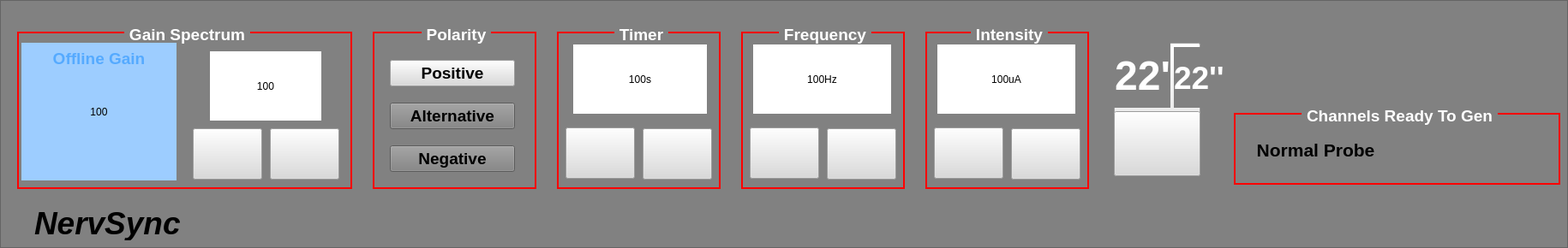
               <widget class="QFrame" name="frame_2">
                <property name="styleSheet">
                 <string notr="true">background-color: rgb(129, 129, 129);
</string>
                </property>
                <property name="frameShape">
                 <enum>QFrame::StyledPanel</enum>
                </property>
                <property name="frameShadow">
                 <enum>QFrame::Raised</enum>
                </property>
                <widget class="QGroupBox" name="groupBox_4">
                 <property name="geometry">
                  <rect>
                   <x>1080</x>
                   <y>25</y>
                   <width>191</width>
                   <height>196</height>
                  </rect>
                 </property>
                 <property name="font">
                  <font>
                   <family>Liberation Sans</family>
                   <pointsize>14</pointsize>
                   <weight>75</weight>
                   <bold>true</bold>
                  </font>
                 </property>
                 <property name="styleSheet">
                  <string notr="true">QGroupBox{
border: 2px solid red;
margin-top: 12px;
}

QGroupBox::title{
background-color: rgb(129, 129, 129);
color: rgb(255, 255, 255);
/*subcontrol-origin: top right;*/
subcontrol-position: top center;
padding: 0 3px 0 3px;
top: -8px;
}</string>
                 </property>
                 <property name="title">
                  <string>Intensity</string>
                 </property>
                 <property name="alignment">
                  <set>Qt::AlignCenter</set>
                 </property>
                 <widget class="QLabel" name="ch1_pwrLabel">
                  <property name="geometry">
                   <rect>
                    <x>14</x>
                    <y>27</y>
                    <width>161</width>
                    <height>81</height>
                   </rect>
                  </property>
                  <property name="minimumSize">
                   <size>
                    <width>130</width>
                    <height>80</height>
                   </size>
                  </property>
                  <property name="styleSheet">
                   <string notr="true">background-color: rgb(255, 255, 255);
font: 75 36pt &quot;Liberation Sans&quot;;</string>
                  </property>
                  <property name="text">
                   <string>100uA</string>
                  </property>
                  <property name="alignment">
                   <set>Qt::AlignCenter</set>
                  </property>
                 </widget>
                 <widget class="QPushButton" name="ch1_pwrDwnButton">
                  <property name="geometry">
                   <rect>
                    <x>10</x>
                    <y>124</y>
                    <width>81</width>
                    <height>60</height>
                   </rect>
                  </property>
                  <property name="minimumSize">
                   <size>
                    <width>60</width>
                    <height>60</height>
                   </size>
                  </property>
                  <property name="styleSheet">
                   <string notr="true">QPushButton{
background-color: rgb(218, 218, 218);
}

QPushButton::hover {
background-color: rgb(129, 129, 129);
/*border: 2px solid red;*/
border: 2px solid rgb(218, 218, 218);
}
</string>
                  </property>
                  <property name="text">
                   <string/>
                  </property>
                  <property name="icon">
                   <iconset resource="microc_res.qrc">
                    <normaloff>:/icons/resources/go-down-symbolic.symbolic.png</normaloff>:/icons/resources/go-down-symbolic.symbolic.png</iconset>
                  </property>
                  <property name="iconSize">
                   <size>
                    <width>50</width>
                    <height>50</height>
                   </size>
                  </property>
                 </widget>
                 <widget class="QPushButton" name="ch1_pwrUpButton">
                  <property name="geometry">
                   <rect>
                    <x>100</x>
                    <y>125</y>
                    <width>81</width>
                    <height>60</height>
                   </rect>
                  </property>
                  <property name="minimumSize">
                   <size>
                    <width>60</width>
                    <height>60</height>
                   </size>
                  </property>
                  <property name="styleSheet">
                   <string notr="true">QPushButton{
background-color: rgb(218, 218, 218);
}

QPushButton::hover {
background-color: rgb(129, 129, 129);
/*border: 2px solid red;*/
border: 2px solid rgb(218, 218, 218);
}
</string>
                  </property>
                  <property name="text">
                   <string/>
                  </property>
                  <property name="icon">
                   <iconset resource="microc_res.qrc">
                    <normaloff>:/icons/resources/go-up-symbolic.symbolic.png</normaloff>:/icons/resources/go-up-symbolic.symbolic.png</iconset>
                  </property>
                  <property name="iconSize">
                   <size>
                    <width>50</width>
                    <height>50</height>
                   </size>
                  </property>
                 </widget>
                </widget>
                <widget class="QGroupBox" name="groupBox_5">
                 <property name="geometry">
                  <rect>
                   <x>865</x>
                   <y>25</y>
                   <width>191</width>
                   <height>196</height>
                  </rect>
                 </property>
                 <property name="font">
                  <font>
                   <family>Liberation Sans</family>
                   <pointsize>14</pointsize>
                   <weight>75</weight>
                   <bold>true</bold>
                  </font>
                 </property>
                 <property name="styleSheet">
                  <string notr="true">QGroupBox{
border: 2px solid red;
margin-top: 12px;
}

QGroupBox::title{
background-color: rgb(129, 129, 129);
color: rgb(255, 255, 255);
/*subcontrol-origin: top right;*/
subcontrol-position: top center;
padding: 0 3px 0 3px;
top: -8px;
}</string>
                 </property>
                 <property name="title">
                  <string>Frequency</string>
                 </property>
                 <property name="alignment">
                  <set>Qt::AlignCenter</set>
                 </property>
                 <widget class="QLabel" name="ch1_freqLabel">
                  <property name="geometry">
                   <rect>
                    <x>14</x>
                    <y>27</y>
                    <width>161</width>
                    <height>81</height>
                   </rect>
                  </property>
                  <property name="minimumSize">
                   <size>
                    <width>130</width>
                    <height>80</height>
                   </size>
                  </property>
                  <property name="styleSheet">
                   <string notr="true">background-color: rgb(255, 255, 255);
font: 75 36pt &quot;Liberation Sans&quot;;</string>
                  </property>
                  <property name="text">
                   <string>100Hz</string>
                  </property>
                  <property name="alignment">
                   <set>Qt::AlignCenter</set>
                  </property>
                 </widget>
                 <widget class="QPushButton" name="ch1_freqDwnButton">
                  <property name="geometry">
                   <rect>
                    <x>10</x>
                    <y>124</y>
                    <width>81</width>
                    <height>60</height>
                   </rect>
                  </property>
                  <property name="minimumSize">
                   <size>
                    <width>60</width>
                    <height>60</height>
                   </size>
                  </property>
                  <property name="styleSheet">
                   <string notr="true">QPushButton {
background-color: rgb(218, 218, 218);
}

QPushButton::hover {
background-color: rgb(129, 129, 129);
/*border: 2px solid red;*/
border: 2px solid rgb(218, 218, 218);
}
</string>
                  </property>
                  <property name="text">
                   <string/>
                  </property>
                  <property name="icon">
                   <iconset resource="microc_res.qrc">
                    <normaloff>:/icons/resources/go-down-symbolic.symbolic.png</normaloff>:/icons/resources/go-down-symbolic.symbolic.png</iconset>
                  </property>
                  <property name="iconSize">
                   <size>
                    <width>50</width>
                    <height>50</height>
                   </size>
                  </property>
                 </widget>
                 <widget class="QPushButton" name="ch1_freqUpButton">
                  <property name="geometry">
                   <rect>
                    <x>100</x>
                    <y>125</y>
                    <width>81</width>
                    <height>60</height>
                   </rect>
                  </property>
                  <property name="minimumSize">
                   <size>
                    <width>60</width>
                    <height>60</height>
                   </size>
                  </property>
                  <property name="styleSheet">
                   <string notr="true">QPushButton{
background-color: rgb(218, 218, 218);
}

QPushButton::hover {
background-color: rgb(129, 129, 129);
/*border: 2px solid red;*/
border: 2px solid rgb(218, 218, 218);
}
</string>
                  </property>
                  <property name="text">
                   <string/>
                  </property>
                  <property name="icon">
                   <iconset resource="microc_res.qrc">
                    <normaloff>:/icons/resources/go-up-symbolic.symbolic.png</normaloff>:/icons/resources/go-up-symbolic.symbolic.png</iconset>
                  </property>
                  <property name="iconSize">
                   <size>
                    <width>50</width>
                    <height>50</height>
                   </size>
                  </property>
                 </widget>
                </widget>
                <widget class="QGroupBox" name="groupBox_6">
                 <property name="geometry">
                  <rect>
                   <x>650</x>
                   <y>25</y>
                   <width>191</width>
                   <height>196</height>
                  </rect>
                 </property>
                 <property name="font">
                  <font>
                   <family>Liberation Sans</family>
                   <pointsize>14</pointsize>
                   <weight>75</weight>
                   <bold>true</bold>
                  </font>
                 </property>
                 <property name="styleSheet">
                  <string notr="true">QGroupBox{
border: 2px solid red;
margin-top: 12px;
}

QGroupBox::title{
background-color: rgb(129, 129, 129);
color: rgb(255, 255, 255);
/*subcontrol-origin: top right;*/
subcontrol-position: top center;
padding: 0 3px 0 3px;
top: -8px;
}</string>
                 </property>
                 <property name="title">
                  <string>Timer</string>
                 </property>
                 <property name="alignment">
                  <set>Qt::AlignCenter</set>
                 </property>
                 <widget class="QLabel" name="ch1_timerLabel">
                  <property name="geometry">
                   <rect>
                    <x>19</x>
                    <y>27</y>
                    <width>156</width>
                    <height>81</height>
                   </rect>
                  </property>
                  <property name="minimumSize">
                   <size>
                    <width>130</width>
                    <height>80</height>
                   </size>
                  </property>
                  <property name="styleSheet">
                   <string notr="true">background-color: rgb(255, 255, 255);
font: 75 36pt &quot;Liberation Sans&quot;;</string>
                  </property>
                  <property name="text">
                   <string>100s</string>
                  </property>
                  <property name="alignment">
                   <set>Qt::AlignCenter</set>
                  </property>
                 </widget>
                 <widget class="QPushButton" name="ch1_timerDwnButton">
                  <property name="geometry">
                   <rect>
                    <x>10</x>
                    <y>124</y>
                    <width>81</width>
                    <height>60</height>
                   </rect>
                  </property>
                  <property name="minimumSize">
                   <size>
                    <width>60</width>
                    <height>60</height>
                   </size>
                  </property>
                  <property name="styleSheet">
                   <string notr="true">QPushButton {
background-color: rgb(218, 218, 218);
}

QPushButton::hover {
background-color: rgb(129, 129, 129);
/*border: 2px solid red;*/
border: 2px solid rgb(218, 218, 218);
}
</string>
                  </property>
                  <property name="text">
                   <string/>
                  </property>
                  <property name="icon">
                   <iconset resource="microc_res.qrc">
                    <normaloff>:/icons/resources/go-down-symbolic.symbolic.png</normaloff>:/icons/resources/go-down-symbolic.symbolic.png</iconset>
                  </property>
                  <property name="iconSize">
                   <size>
                    <width>50</width>
                    <height>50</height>
                   </size>
                  </property>
                 </widget>
                 <widget class="QPushButton" name="ch1_timerUpButton">
                  <property name="geometry">
                   <rect>
                    <x>100</x>
                    <y>125</y>
                    <width>81</width>
                    <height>60</height>
                   </rect>
                  </property>
                  <property name="minimumSize">
                   <size>
                    <width>60</width>
                    <height>60</height>
                   </size>
                  </property>
                  <property name="styleSheet">
                   <string notr="true">QPushButton{
background-color: rgb(218, 218, 218);
}

QPushButton::hover {
background-color: rgb(129, 129, 129);
/*border: 2px solid red;*/
border: 2px solid rgb(218, 218, 218);
}
</string>
                  </property>
                  <property name="text">
                   <string/>
                  </property>
                  <property name="icon">
                   <iconset resource="microc_res.qrc">
                    <normaloff>:/icons/resources/go-up-symbolic.symbolic.png</normaloff>:/icons/resources/go-up-symbolic.symbolic.png</iconset>
                  </property>
                  <property name="iconSize">
                   <size>
                    <width>50</width>
                    <height>50</height>
                   </size>
                  </property>
                 </widget>
                </widget>
                <widget class="QGroupBox" name="groupBox_7">
                 <property name="geometry">
                  <rect>
                   <x>435</x>
                   <y>25</y>
                   <width>191</width>
                   <height>196</height>
                  </rect>
                 </property>
                 <property name="font">
                  <font>
                   <family>Liberation Sans</family>
                   <pointsize>14</pointsize>
                   <weight>75</weight>
                   <bold>true</bold>
                  </font>
                 </property>
                 <property name="styleSheet">
                  <string notr="true">QGroupBox{
border: 2px solid red;
margin-top: 12px;
}

QGroupBox::title{
background-color: rgb(129, 129, 129);
color: rgb(255, 255, 255);
/*subcontrol-origin: top right;*/
subcontrol-position: top center;
padding: 0 3px 0 3px;
top: -8px;
}</string>
                 </property>
                 <property name="title">
                  <string>Polarity</string>
                 </property>
                 <property name="alignment">
                  <set>Qt::AlignCenter</set>
                 </property>
                 <widget class="QPushButton" name="ch1_posButton">
                  <property name="geometry">
                   <rect>
                    <x>20</x>
                    <y>45</y>
                    <width>146</width>
                    <height>31</height>
                   </rect>
                  </property>
                  <property name="font">
                   <font>
                    <family>Liberation Sans</family>
                    <pointsize>14</pointsize>
                    <weight>75</weight>
                    <bold>true</bold>
                   </font>
                  </property>
                  <property name="focusPolicy">
                   <enum>Qt::NoFocus</enum>
                  </property>
                  <property name="styleSheet">
                   <string notr="true">background-color: rgb(218, 218, 218);</string>
                  </property>
                  <property name="text">
                   <string>Positive</string>
                  </property>
                 </widget>
                 <widget class="QPushButton" name="ch1_altButton">
                  <property name="geometry">
                   <rect>
                    <x>20</x>
                    <y>95</y>
                    <width>146</width>
                    <height>31</height>
                   </rect>
                  </property>
                  <property name="font">
                   <font>
                    <family>Liberation Sans</family>
                    <pointsize>14</pointsize>
                    <weight>75</weight>
                    <bold>true</bold>
                   </font>
                  </property>
                  <property name="focusPolicy">
                   <enum>Qt::NoFocus</enum>
                  </property>
                  <property name="text">
                   <string>Alternative</string>
                  </property>
                 </widget>
                 <widget class="QPushButton" name="ch1_negButton">
                  <property name="geometry">
                   <rect>
                    <x>20</x>
                    <y>145</y>
                    <width>146</width>
                    <height>31</height>
                   </rect>
                  </property>
                  <property name="font">
                   <font>
                    <family>Liberation Sans</family>
                    <pointsize>14</pointsize>
                    <weight>75</weight>
                    <bold>true</bold>
                   </font>
                  </property>
                  <property name="focusPolicy">
                   <enum>Qt::NoFocus</enum>
                  </property>
                  <property name="text">
                   <string>Negative</string>
                  </property>
                 </widget>
                </widget>
                <widget class="QGroupBox" name="groupBox_8">
                 <property name="geometry">
                  <rect>
                   <x>20</x>
                   <y>25</y>
                   <width>391</width>
                   <height>196</height>
                  </rect>
                 </property>
                 <property name="font">
                  <font>
                   <family>Liberation Sans</family>
                   <pointsize>14</pointsize>
                   <weight>75</weight>
                   <bold>true</bold>
                  </font>
                 </property>
                 <property name="styleSheet">
                  <string notr="true">QGroupBox{
border: 2px solid red;
margin-top: 12px;
}

QGroupBox::title{
background-color: rgb(129, 129, 129);
color: rgb(255, 255, 255);
/*subcontrol-origin: top right;*/
subcontrol-position: top center;
padding: 0 3px 0 3px;
top: -8px;
}</string>
                 </property>
                 <property name="title">
                  <string>Gain Spectrum</string>
                 </property>
                 <property name="alignment">
                  <set>Qt::AlignCenter</set>
                 </property>
                 <widget class="QLabel" name="ch1_displayLabel">
                  <property name="geometry">
                   <rect>
                    <x>5</x>
                    <y>25</y>
                    <width>181</width>
                    <height>161</height>
                   </rect>
                  </property>
                  <property name="styleSheet">
                   <string notr="true">background-color: rgb(157, 205, 255);
font: 75 65pt &quot;Liberation Sans&quot;;</string>
                  </property>
                  <property name="text">
                   <string>100</string>
                  </property>
                  <property name="alignment">
                   <set>Qt::AlignCenter</set>
                  </property>
                 </widget>
                 <widget class="QLabel" name="ch1_gainLabel">
                  <property name="geometry">
                   <rect>
                    <x>225</x>
                    <y>35</y>
                    <width>130</width>
                    <height>81</height>
                   </rect>
                  </property>
                  <property name="minimumSize">
                   <size>
                    <width>130</width>
                    <height>80</height>
                   </size>
                  </property>
                  <property name="styleSheet">
                   <string notr="true">background-color: rgb(255, 255, 255);
font: 75 36pt &quot;Liberation Sans&quot;;</string>
                  </property>
                  <property name="text">
                   <string>100</string>
                  </property>
                  <property name="alignment">
                   <set>Qt::AlignCenter</set>
                  </property>
                 </widget>
                 <widget class="QPushButton" name="ch1_gainDwnButton">
                  <property name="geometry">
                   <rect>
                    <x>205</x>
                    <y>125</y>
                    <width>81</width>
                    <height>60</height>
                   </rect>
                  </property>
                  <property name="minimumSize">
                   <size>
                    <width>60</width>
                    <height>60</height>
                   </size>
                  </property>
                  <property name="styleSheet">
                   <string notr="true">QPushButton {
background-color: rgb(218, 218, 218);
}

QPushButton::hover {
background-color: rgb(129, 129, 129);
/*border: 2px solid red;*/
border: 2px solid rgb(218, 218, 218);
}
</string>
                  </property>
                  <property name="text">
                   <string/>
                  </property>
                  <property name="icon">
                   <iconset resource="microc_res.qrc">
                    <normaloff>:/icons/resources/go-down-symbolic.symbolic.png</normaloff>:/icons/resources/go-down-symbolic.symbolic.png</iconset>
                  </property>
                  <property name="iconSize">
                   <size>
                    <width>50</width>
                    <height>50</height>
                   </size>
                  </property>
                 </widget>
                 <widget class="QPushButton" name="ch1_gainUpButton">
                  <property name="geometry">
                   <rect>
                    <x>295</x>
                    <y>125</y>
                    <width>81</width>
                    <height>60</height>
                   </rect>
                  </property>
                  <property name="minimumSize">
                   <size>
                    <width>60</width>
                    <height>60</height>
                   </size>
                  </property>
                  <property name="styleSheet">
                   <string notr="true">QPushButton {
background-color: rgb(218, 218, 218);
}

QPushButton::hover {
background-color: rgb(129, 129, 129);
/*border: 2px solid red;*/
border: 2px solid rgb(218, 218, 218);
}
</string>
                  </property>
                  <property name="text">
                   <string/>
                  </property>
                  <property name="icon">
                   <iconset resource="microc_res.qrc">
                    <normaloff>:/icons/resources/go-up-symbolic.symbolic.png</normaloff>:/icons/resources/go-up-symbolic.symbolic.png</iconset>
                  </property>
                  <property name="iconSize">
                   <size>
                    <width>50</width>
                    <height>50</height>
                   </size>
                  </property>
                 </widget>
                 <widget class="QLabel" name="ch1_displayTextLabel">
                  <property name="geometry">
                   <rect>
                    <x>15</x>
                    <y>30</y>
                    <width>161</width>
                    <height>26</height>
                   </rect>
                  </property>
                  <property name="font">
                   <font>
                    <family>Liberation Sans</family>
                    <pointsize>14</pointsize>
                    <weight>75</weight>
                    <bold>true</bold>
                   </font>
                  </property>
                  <property name="styleSheet">
                   <string notr="true">background-color: rgb(157, 205, 255);
color: rgb(85, 170, 255);</string>
                  </property>
                  <property name="text">
                   <string>Offline Gain</string>
                  </property>
                  <property name="alignment">
                   <set>Qt::AlignCenter</set>
                  </property>
                 </widget>
                </widget>
                <widget class="QPushButton" name="ch1_startButton">
                 <property name="geometry">
                  <rect>
                   <x>1300</x>
                   <y>50</y>
                   <width>101</width>
                   <height>156</height>
                  </rect>
                 </property>
                 <property name="styleSheet">
                  <string notr="true">QPushButton{
background-color: rgb(218, 218, 218);
}

QPushButton::hover {
background-color: rgb(129, 129, 129);
/*border: 2px solid red;*/
border: 2px solid rgb(218, 218, 218);
}
</string>
                 </property>
                 <property name="text">
                  <string/>
                 </property>
                 <property name="icon">
                  <iconset resource="microc_res.qrc">
                   <normaloff>:/icons/resources/pan-start-symbolic-rtl.symbolic.png</normaloff>:/icons/resources/pan-start-symbolic-rtl.symbolic.png</iconset>
                 </property>
                 <property name="iconSize">
                  <size>
                   <width>32</width>
                   <height>32</height>
                  </size>
                 </property>
                </widget>
                <widget class="QPushButton" name="ch1_stopButton">
                 <property name="geometry">
                  <rect>
                   <x>1300</x>
                   <y>130</y>
                   <width>101</width>
                   <height>76</height>
                  </rect>
                 </property>
                 <property name="styleSheet">
                  <string notr="true">QPushButton{
background-color: rgb(218, 218, 218);
}

QPushButton::hover {
background-color: rgb(129, 129, 129);
/*border: 2px solid red;*/
border: 2px solid rgb(218, 218, 218);
}
</string>
                 </property>
                 <property name="text">
                  <string/>
                 </property>
                 <property name="icon">
                  <iconset resource="microc_res.qrc">
                   <normaloff>:/icons/resources/media-playback-stop-symbolic.symbolic.png</normaloff>:/icons/resources/media-playback-stop-symbolic.symbolic.png</iconset>
                 </property>
                 <property name="iconSize">
                  <size>
                   <width>32</width>
                   <height>32</height>
                  </size>
                 </property>
                </widget>
                <widget class="QLabel" name="ch1_remainMinsLabel">
                 <property name="geometry">
                  <rect>
                   <x>1285</x>
                   <y>50</y>
                   <width>81</width>
                   <height>76</height>
                  </rect>
                 </property>
                 <property name="font">
                  <font>
                   <family>Liberation Sans</family>
                   <pointsize>36</pointsize>
                   <weight>75</weight>
                   <bold>true</bold>
                  </font>
                 </property>
                 <property name="styleSheet">
                  <string notr="true">color: rgb(255, 255, 255);</string>
                 </property>
                 <property name="text">
                  <string>22'</string>
                 </property>
                 <property name="alignment">
                  <set>Qt::AlignRight|Qt::AlignTrailing|Qt::AlignVCenter</set>
                 </property>
                </widget>
                <widget class="QLabel" name="ch1_remainSecsLabel">
                 <property name="geometry">
                  <rect>
                   <x>1370</x>
                   <y>55</y>
                   <width>96</width>
                   <height>71</height>
                  </rect>
                 </property>
                 <property name="font">
                  <font>
                   <family>Liberation Sans</family>
                   <pointsize>28</pointsize>
                   <weight>75</weight>
                   <bold>true</bold>
                  </font>
                 </property>
                 <property name="styleSheet">
                  <string notr="true">color: rgb(255, 255, 255);</string>
                 </property>
                 <property name="text">
                  <string>22''</string>
                 </property>
                 <property name="alignment">
                  <set>Qt::AlignLeading|Qt::AlignLeft|Qt::AlignVCenter</set>
                 </property>
                </widget>
                <widget class="QGroupBox" name="groupBox_28">
                 <property name="geometry">
                  <rect>
                   <x>1440</x>
                   <y>120</y>
                   <width>381</width>
                   <height>96</height>
                  </rect>
                 </property>
                 <property name="font">
                  <font>
                   <family>Liberation Sans</family>
                   <pointsize>14</pointsize>
                   <weight>75</weight>
                   <bold>true</bold>
                  </font>
                 </property>
                 <property name="styleSheet">
                  <string notr="true">QGroupBox{
border: 2px solid red;
margin-top: 12px;
}

QGroupBox::title{
background-color: rgb(129, 129, 129);
color: rgb(255, 255, 255);
/*subcontrol-origin: top right;*/
subcontrol-position: top center;
padding: 0 3px 0 3px;
top: -8px;
}</string>
                 </property>
                 <property name="title">
                  <string>Channels Ready To Gen</string>
                 </property>
                 <property name="alignment">
                  <set>Qt::AlignCenter</set>
                 </property>
                 <widget class="QLabel" name="ch1_probeLabel">
                  <property name="geometry">
                   <rect>
                    <x>20</x>
                    <y>35</y>
                    <width>151</width>
                    <height>41</height>
                   </rect>
                  </property>
                  <property name="font">
                   <font>
                    <family>Liberation Sans</family>
                    <pointsize>16</pointsize>
                    <weight>75</weight>
                    <bold>true</bold>
                   </font>
                  </property>
                  <property name="text">
                   <string>Normal Probe</string>
                  </property>
                  <property name="alignment">
                   <set>Qt::AlignCenter</set>
                  </property>
                 </widget>
                </widget>
                <widget class="QLabel" name="label_4">
                 <property name="geometry">
                  <rect>
                   <x>40</x>
                   <y>240</y>
                   <width>391</width>
                   <height>41</height>
                  </rect>
                 </property>
                 <property name="font">
                  <font>
                   <family>Liberation Sans</family>
                   <pointsize>28</pointsize>
                   <weight>75</weight>
                   <italic>true</italic>
                   <bold>true</bold>
                  </font>
                 </property>
                 <property name="text">
                  <string>NervSync</string>
                 </property>
                </widget>
               </widget>
